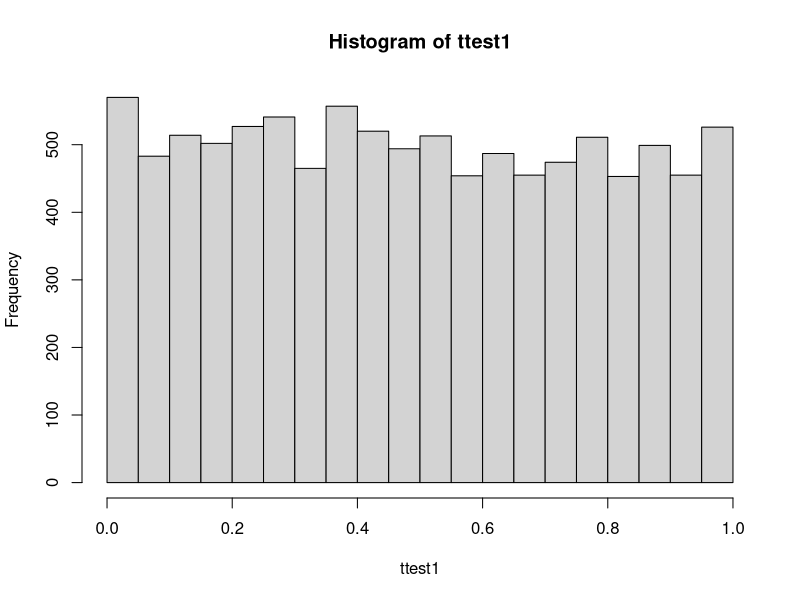

This chart was generated by the following R code:
## ---- chunk 1
#start with the general setup the opts_chunk sets the options for all the chunks. 
knitr::opts_chunk$set(echo = FALSE)
## ---- chunk 2
#This section has no name and the parameters are as set in the start
#Best practice: in this first section select all the libraries needed
#Also set working/data/result directory here if needed for the 
#For this exercice no packages are needed
## ---- chunk 3
### let us generate some variables
N1 <- 10 #number of WT samples
N2 <- 10 #number of KO samples

n <- 10000 #number of total genes
S <- 100 # number of sgn genes
## ---- chunk 4
#This paragraph you do not need to see it
names <- c(paste0(rep("NSign",n-S),1:(n-S)),paste0(rep("Sign",S),1:(S))) # names of the genes, such that we recognize the NSign = not significant genes, from the Sign = significant genes

d1 <- matrix(rep(0,(n*N1)),nrow=n)#WT gene expression matrix
rownames(d1)<-names
colnames(d1)<-paste0("WT",1:N1)

d2 <- matrix(rep(0,(n*N2)),nrow=n)#WT gene expression matrix
rownames(d2)<-names
colnames(d2)<-paste0("KO",1:N2)
## ---- chunk 5

mu <- 0 #chosen mean  
sig <- 1 #chosen variance
delta <- 3 # for the significant genes the difference in means
## ---- chunk 6
###Generate the data
for(i in 1:(n-S)){ ## start the for loop for the NSign genes
	d1[i,] <- rnorm(N1,mu,sig) #generate random norm distribution for WT
	d2[i,] <- rnorm(N2,mu,sig) #generate random normal distribution for KO
	}
	
for(i in 1:(S)){ ## start the for loop for the NSign genes	
	d1[(n-S)+i,] <- rnorm(N1,mu,sig)
	d2[(n-S)+i,] <- rnorm(N2,mu+delta,sig)
}
## ---- chunk 7
###do the shapiro test for the genes
var1 <-  rep(10,n)
var2 <-  rep(10,n)

for(i in 1:n){
		var1[i]<-shapiro.test(d1[i,])$p.value
		var2[i]<-shapiro.test(d2[i,])$p.value
}
var_correct1 <- p.adjust(var1)
var_correct2 <- p.adjust(var2)
min(var1)
min(var_correct2)
## ---- chunk 8

###do the t.test for significance
ttest1 <-  rep(10,n)
names(ttest1) <- names
for(i in 1:n){
		ttest1[i]<-t.test(d1[i,],d2[i,])$p.value
}
## ---- chunk 9
	hist(ttest1)
## ---- chunk 10
sgn <- ttest1[ttest1[]<0.05]
length(sgn)
	
## ---- chunk 11
#?p.adjust check the function if you do not know 
	ttest_adj <- p.adjust(ttest1,"BH")
	names(ttest_adj)<- names
## ---- chunk 12
min(ttest_adj)
length(ttest_adj[ttest_adj<0.05])
## ---- chunk 13
neg <- ttest_adj[grep("NSig",names)]
length(neg[neg[]<0.05])
## ---- chunk 14
pos <- ttest_adj[setdiff(1:n,grep("NSig",names))]
length(pos[pos[]<0.05])
